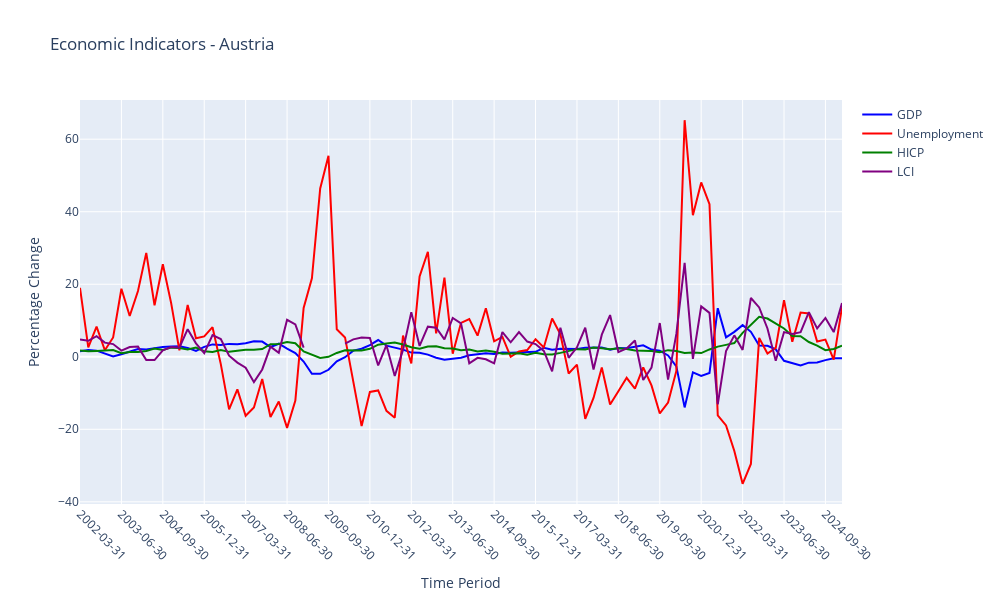
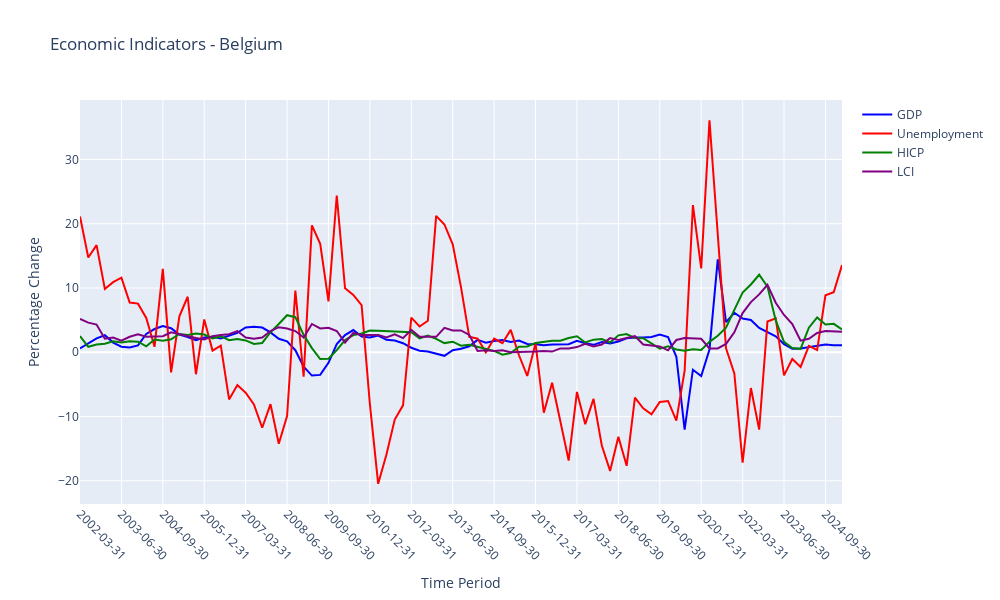
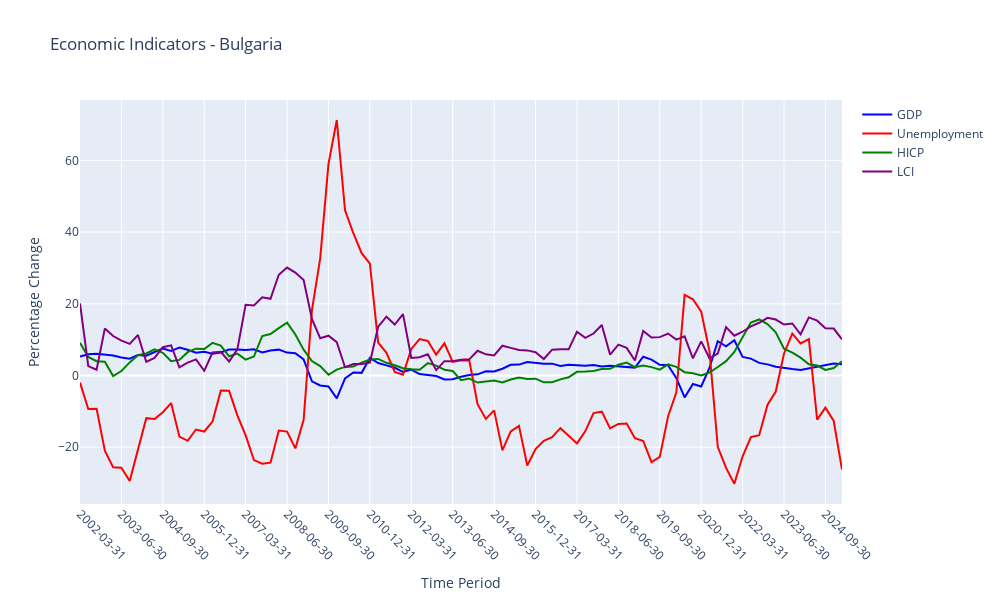
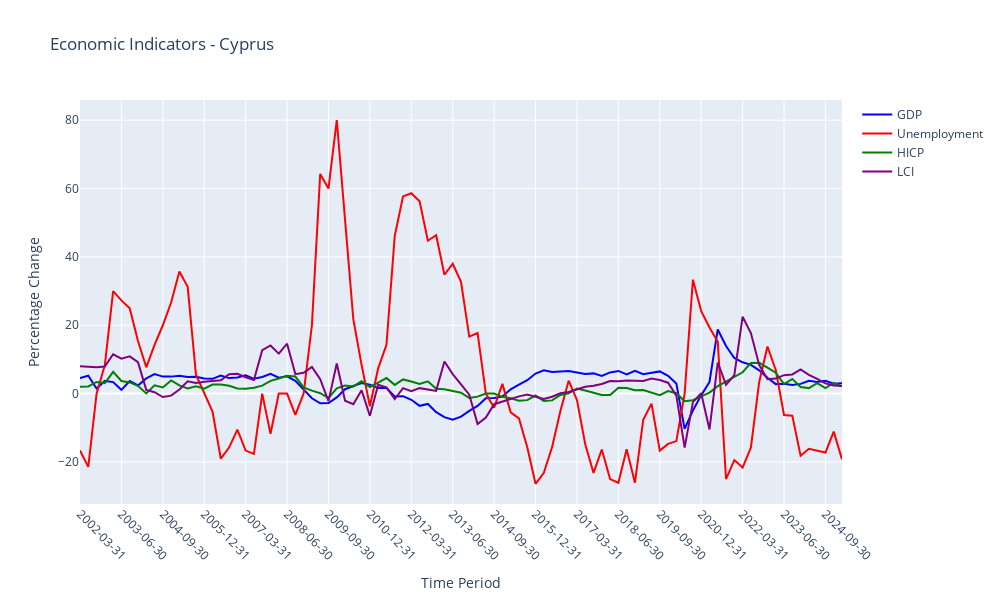

The notebook cell these images were saved under, in order:
### Code cell
# Create time series plots for each country showing all economic indicators
unique_countries = FINAL_DATA['country'].unique()

for i, country in enumerate(unique_countries):
    # Filter and sort data for current country
    country_data = FINAL_DATA[FINAL_DATA['country'] == country].copy()
    country_data = country_data.sort_values('time')
    
    # Convert time to datetime if not already
    country_data['time'] = pd.to_datetime(country_data['time'])
    
    # Create figure
    fig = go.Figure()
    
    # Add traces
    fig.add_trace(go.Scatter(
        x=country_data['time'].dt.strftime('%Y-%m-%d'), # Convert to string format
        y=country_data['gdp_pct_change_yoy'],
        name='GDP'
    ))
    
    fig.add_trace(go.Scatter(
        x=country_data['time'].dt.strftime('%Y-%m-%d'),
        y=country_data['u_pct_change'],
        name='Unemployment'
    ))
    
    fig.add_trace(go.Scatter(
        x=country_data['time'].dt.strftime('%Y-%m-%d'),
        y=country_data['hicp_pct_change'],
        name='HICP'
    ))
    
    fig.add_trace(go.Scatter(
        x=country_data['time'].dt.strftime('%Y-%m-%d'),
        y=country_data['LCI_pct_change'],
        name='LCI'
    ))

    # Update traces with colors and widths
    fig.update_traces(selector={'name': 'GDP'}, line={'color': 'blue', 'width': 2})
    fig.update_traces(selector={'name': 'Unemployment'}, line={'color': 'red', 'width': 2})
    fig.update_traces(selector={'name': 'HICP'}, line={'color': 'green', 'width': 2})
    fig.update_traces(selector={'name': 'LCI'}, line={'color': 'purple', 'width': 2})

    # Update layout
    fig.update_layout(
        title=f'Economic Indicators - {country}',
        height=600,
        width=1000,
        xaxis_title="Time Period",
        yaxis_title="Percentage Change",
        hovermode='x unified',
        showlegend=True
    )
    
    # Update x-axis to show years properly
    fig.update_xaxes(
        type='category', # Force x-axis to treat dates as categories
        tickangle=45,
        tickmode='auto',
        nticks=20
    )
    
    # Save figure to PNG file in data directory
    try:
        fig.write_image(f'../data/EDA_full_output/economic_indicators_{country.lower()}.png')
        print(f"Saved visualization for {country}")
    except ValueError as e:
        if "kaleido" in str(e).lower():
            print(f"Kaleido package not available for {country}. Installing...")
            import subprocess
            import sys
            try:
                subprocess.check_call([sys.executable, "-m", "pip", "install", "kaleido"])
                # Try saving again after installation
                fig.write_image(f'../data/EDA_full_output/economic_indicators_{country.lower()}.png')
                print(f"Saved visualization for {country} after installing kaleido")
            except Exception as install_error:
                print(f"Could not install kaleido for {country}: {install_error}")
                print(f"Showing plot for {country} instead of saving")
                fig.show()
        else:
            print(f"Could not save image for {country}: {e}")
            print(f"Showing plot for {country} instead")
            fig.show()
    except Exception as e:
        print(f"Could not save image for {country}: {e}")
        print(f"Showing plot for {country} instead")
        fig.show()
